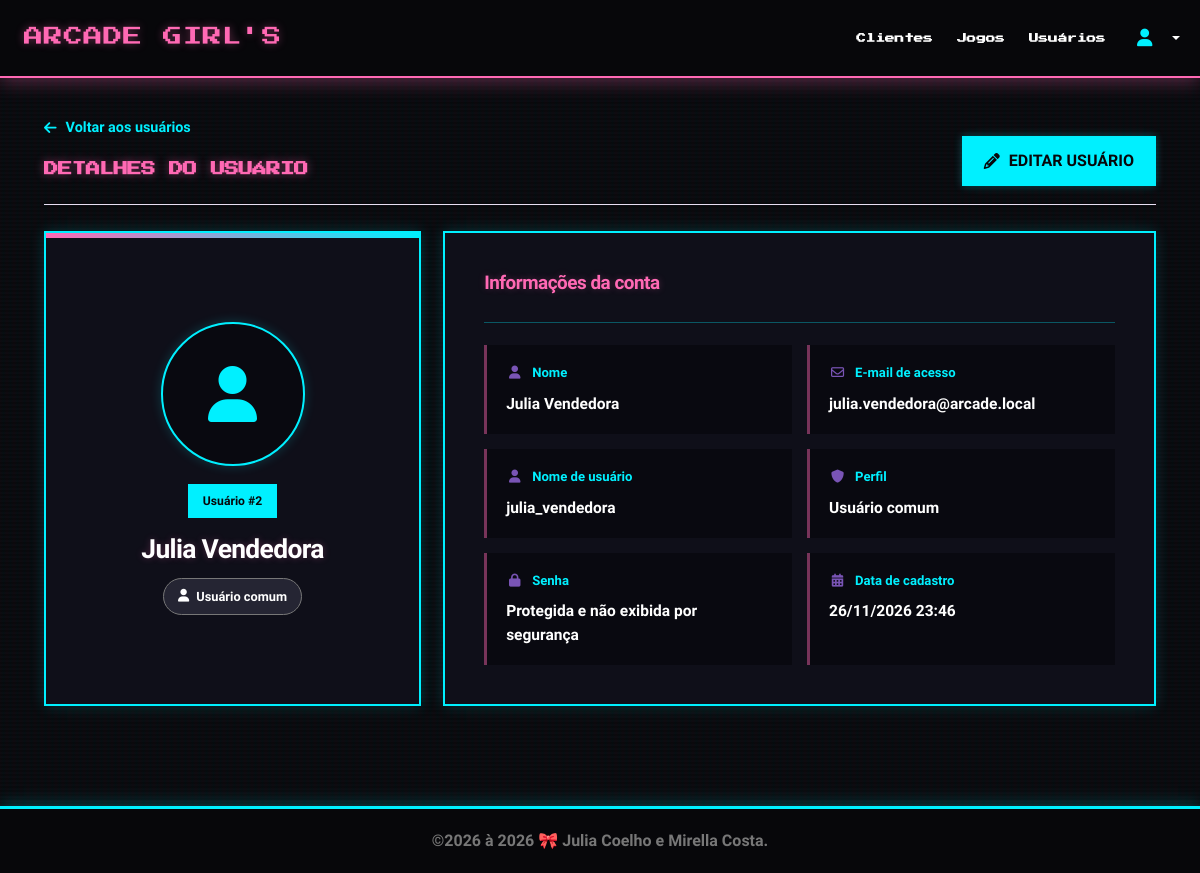
/usuarios/view.php?id=2 (signed in), run on the app's committed database.
### tables this page shows
CREATE TABLE IF NOT EXISTS Usuarios (
    Id INT AUTO_INCREMENT PRIMARY KEY,
    Nome VARCHAR(100) NOT NULL,
    Email VARCHAR(150) NOT NULL UNIQUE,
    Username VARCHAR(40) NOT NULL UNIQUE,
    Senha VARCHAR(255) NOT NULL,
    Perfil ENUM('usuario', 'admin') NOT NULL DEFAULT 'usuario',
    Foto VARCHAR(100) NULL,
    DataCad DATETIME NOT NULL DEFAULT CURRENT_TIMESTAMP
);

### inc/database.php (called while the page is built, shortened)
<?php
function open_database() {
    try {
        $conn = new mysqli(DB_HOST, DB_USER, DB_PASSWORD, DB_NAME);
        $conn->set_charset('utf8mb4');
        return $conn;
    } catch (Throwable $e) {
        error_log('Erro de conexao ao banco: ' . $e->getMessage());
        return null;
    }
}
function db_table($table) {
    $tables = [
        'celular' => 'Celular',
        'clientes' => 'Clientes',
        'usuarios' => 'Usuarios',
        'jogos' => 'Jogos',
    ];
    $key = strtolower((string)$table);
    return $tables[$key];
}
function db_execute($database, $sql, $values = []) {
    $stmt = $database->prepare($sql);
    if ($values) {
        $types = '';
        foreach ($values as $value) {
            $types .= is_int($value) ? 'i' : 's';
        }
        $stmt->bind_param($types, ...$values);
    }
    $stmt->execute();
    return $stmt;
}
function find($table = null, $id = null) {
    $database = null;
    try {
        $table = db_table($table);
        $database = open_database();
        if ($id !== null && $id !== '') {
            $id = filter_var($id, FILTER_VALIDATE_INT, ['options' => ['min_range' => 1]]);
            $stmt = db_execute($database, "SELECT * FROM `$table` WHERE `Id` = ?", [$id]);
            $result = $stmt->get_result();
            $row = $result->fetch_assoc() ?: null;
            return $row;
        }
        $result = $database->query("SELECT * FROM `$table`");
        $rows = $result->fetch_all(MYSQLI_ASSOC);
        return $rows ?: null;
    } catch (Throwable $e) {
        db_failure($e);
        return null;
    } finally {
        close_database($database);
    }
}

### usuarios/view.php (the view, shortened to what this page needs)
<?php
require_once __DIR__ . '/../inc/fotos.php';
$id = filter_input(INPUT_GET, 'id', FILTER_VALIDATE_INT, [
    'options' => ['min_range' => 1]
]);
$usuario = $id ? find('Usuarios', $id) : null;
$nome = htmlspecialchars((string)($usuario['Nome'] ?? ''), ENT_QUOTES, 'UTF-8');
$email = htmlspecialchars((string)($usuario['Email'] ?? ''), ENT_QUOTES, 'UTF-8');
$username = htmlspecialchars((string)($usuario['Username'] ?? ''), ENT_QUOTES, 'UTF-8');
$dataCadastro = !empty($usuario['DataCad']) ? date('d/m/Y H:i', strtotime($usuario['DataCad'])) : 'Não informada';
$admin = ($usuario['Perfil'] ?? '') === 'admin';
?>
<section class="detalhe-pagina usuarios-pagina">
    <div class="detalhe-topo">
        <div>
            <a href="index.php" class="detalhe-voltar">
                <i class="fa fa-arrow-left" aria-hidden="true"></i> Voltar aos usuários
            </a>
            <h2 class="mb-1">Detalhes do usuário</h2>
        </div>
        <a href="edit.php?id=<?= (int)$usuario['Id'] ?>" class="btn btn-primary">
            <i class="fa fa-pencil" aria-hidden="true"></i> Editar usuário
        </a>
    </div>
    <div class="detalhe-grid">
        <aside class="detalhe-card detalhe-perfil">
            <div class="detalhe-avatar">
                <?= foto_html($usuario['Foto'] ?? null, 'foto-grande') ?>
            </div>
            <span class="detalhe-etiqueta">Usuário #<?= (int)$usuario['Id'] ?></span>
            <h3 class="detalhe-nome"><?= $nome ?></h3>
            <span class="detalhe-papel <?= $admin ? 'detalhe-papel-admin' : '' ?>">
                <i class="fa <?= $admin ? 'fa-shield' : 'fa-user' ?>" aria-hidden="true"></i>
                <?= $admin ? 'Administrador' : 'Usuário comum' ?>
            </span>
        </aside>
        <div class="detalhe-card detalhe-informacoes">
            <div class="detalhe-titulo-secao">
                <div>
                    <h3>Informações da conta</h3>
                </div>
            </div>
            <dl class="detalhe-campos">
                <div class="detalhe-campo">
                    <dt><i class="fa fa-user" aria-hidden="true"></i> Nome</dt>
                    <dd><?= $nome ?></dd>
                </div>
                <div class="detalhe-campo">
                    <dt><i class="fa fa-envelope-o" aria-hidden="true"></i> E-mail de acesso</dt>
                    <dd><?= $email ?></dd>
                </div>
                <div class="detalhe-campo">
                    <dt><i class="fa fa-user" aria-hidden="true"></i> Nome de usuário</dt>
                    <dd><?= $username ?></dd>
                </div>
                <div class="detalhe-campo">
                    <dt><i class="fa fa-shield" aria-hidden="true"></i> Perfil</dt>
                    <dd><?= $admin ? 'Administrador' : 'Usuário comum' ?></dd>
                </div>
                <div class="detalhe-campo">
                    <dt><i class="fa fa-lock" aria-hidden="true"></i> Senha</dt>
                    <dd>Protegida e não exibida por segurança</dd>
                </div>
                <div class="detalhe-campo">
                    <dt><i class="fa fa-calendar" aria-hidden="true"></i> Data de cadastro</dt>
                    <dd><?= htmlspecialchars($dataCadastro, ENT_QUOTES, 'UTF-8') ?></dd>
                </div>
            </dl>
        </div>
    </div>
</section>

### data on the page
usuarios: Id "2", Email "julia.vendedora@arcade.local", Username "julia_vendedora", DataCad "26/11/2026 23:46"

### other printed values
$nome "Julia Vendedora"
$dt->format('Y') "2026"
